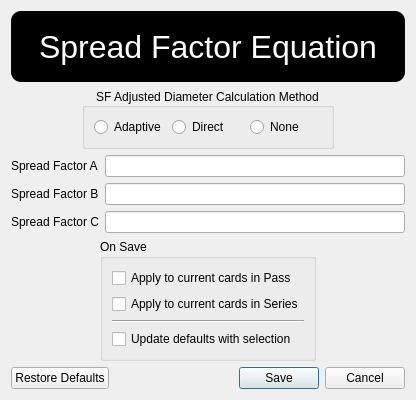
<?xml version="1.0" encoding="UTF-8"?>
<ui version="4.0">
 <class>Dialog</class>
 <widget class="QDialog" name="Dialog">
  <property name="windowModality">
   <enum>Qt::WindowModal</enum>
  </property>
  <property name="geometry">
   <rect>
    <x>0</x>
    <y>0</y>
    <width>416</width>
    <height>400</height>
   </rect>
  </property>
  <property name="windowTitle">
   <string>Edit Spread Factors</string>
  </property>
  <property name="modal">
   <bool>true</bool>
  </property>
  <layout class="QVBoxLayout" name="verticalLayout_2">
   <item>
    <widget class="QLabel" name="labelEquation">
     <property name="sizePolicy">
      <sizepolicy hsizetype="Preferred" vsizetype="Expanding">
       <horstretch>0</horstretch>
       <verstretch>0</verstretch>
      </sizepolicy>
     </property>
     <property name="font">
      <font>
       <pointsize>24</pointsize>
      </font>
     </property>
     <property name="autoFillBackground">
      <bool>false</bool>
     </property>
     <property name="styleSheet">
      <string notr="true">QLabel { border-radius: 10px; background-color : black; color : white; }</string>
     </property>
     <property name="text">
      <string>Spread Factor Equation</string>
     </property>
     <property name="scaledContents">
      <bool>true</bool>
     </property>
     <property name="alignment">
      <set>Qt::AlignCenter</set>
     </property>
    </widget>
   </item>
   <item>
    <layout class="QHBoxLayout" name="horizontalLayout_2">
     <item>
      <spacer name="horizontalSpacer_2">
       <property name="orientation">
        <enum>Qt::Horizontal</enum>
       </property>
       <property name="sizeHint" stdset="0">
        <size>
         <width>40</width>
         <height>20</height>
        </size>
       </property>
      </spacer>
     </item>
     <item>
      <widget class="QGroupBox" name="groupBox">
       <property name="font">
        <font>
         <weight>50</weight>
         <bold>false</bold>
        </font>
       </property>
       <property name="title">
        <string>SF Adjusted Diameter Calculation Method</string>
       </property>
       <property name="alignment">
        <set>Qt::AlignCenter</set>
       </property>
       <property name="checkable">
        <bool>false</bool>
       </property>
       <layout class="QHBoxLayout" name="horizontalLayout">
        <item>
         <widget class="QRadioButton" name="radioButtonAdaptive">
          <property name="toolTip">
           <string>DD = DS / ( A(DS)^2 + B(DS) + C )</string>
          </property>
          <property name="toolTipDuration">
           <number>5</number>
          </property>
          <property name="text">
           <string>Adaptive</string>
          </property>
         </widget>
        </item>
        <item>
         <widget class="QRadioButton" name="radioButtonDirect">
          <property name="toolTip">
           <string>DD = A(DS)^2 + B(DS) + C</string>
          </property>
          <property name="toolTipDuration">
           <number>5</number>
          </property>
          <property name="text">
           <string>Direct</string>
          </property>
         </widget>
        </item>
        <item>
         <widget class="QRadioButton" name="radioButtonNone">
          <property name="toolTip">
           <string>DD = DS</string>
          </property>
          <property name="text">
           <string>None</string>
          </property>
         </widget>
        </item>
       </layout>
      </widget>
     </item>
     <item>
      <spacer name="horizontalSpacer">
       <property name="orientation">
        <enum>Qt::Horizontal</enum>
       </property>
       <property name="sizeHint" stdset="0">
        <size>
         <width>40</width>
         <height>20</height>
        </size>
       </property>
      </spacer>
     </item>
    </layout>
   </item>
   <item>
    <layout class="QFormLayout" name="formLayout">
     <item row="0" column="0">
      <widget class="QLabel" name="spreadFactorALabel">
       <property name="text">
        <string>Spread Factor A</string>
       </property>
      </widget>
     </item>
     <item row="0" column="1">
      <widget class="QLineEdit" name="spreadFactorALineEdit"/>
     </item>
     <item row="1" column="0">
      <widget class="QLabel" name="spreadFactorBLabel">
       <property name="text">
        <string>Spread Factor B</string>
       </property>
      </widget>
     </item>
     <item row="1" column="1">
      <widget class="QLineEdit" name="spreadFactorBLineEdit"/>
     </item>
     <item row="2" column="0">
      <widget class="QLabel" name="spreadFactorCLabel">
       <property name="text">
        <string>Spread Factor C</string>
       </property>
      </widget>
     </item>
     <item row="2" column="1">
      <widget class="QLineEdit" name="spreadFactorCLineEdit"/>
     </item>
    </layout>
   </item>
   <item>
    <layout class="QHBoxLayout" name="horizontalLayout_3">
     <item>
      <spacer name="horizontalSpacer_4">
       <property name="orientation">
        <enum>Qt::Horizontal</enum>
       </property>
       <property name="sizeHint" stdset="0">
        <size>
         <width>40</width>
         <height>20</height>
        </size>
       </property>
      </spacer>
     </item>
     <item>
      <widget class="QGroupBox" name="groupBox_2">
       <property name="font">
        <font>
         <weight>50</weight>
         <bold>false</bold>
        </font>
       </property>
       <property name="title">
        <string>On Save</string>
       </property>
       <layout class="QVBoxLayout" name="verticalLayout">
        <item>
         <widget class="QCheckBox" name="checkBoxApplyToAllPass">
          <property name="sizePolicy">
           <sizepolicy hsizetype="Minimum" vsizetype="Fixed">
            <horstretch>0</horstretch>
            <verstretch>0</verstretch>
           </sizepolicy>
          </property>
          <property name="maximumSize">
           <size>
            <width>200</width>
            <height>16777215</height>
           </size>
          </property>
          <property name="text">
           <string>Apply to current cards in Pass</string>
          </property>
         </widget>
        </item>
        <item>
         <widget class="QCheckBox" name="checkBoxApplyToAllSeries">
          <property name="text">
           <string>Apply to current cards in Series</string>
          </property>
         </widget>
        </item>
        <item>
         <widget class="Line" name="line">
          <property name="orientation">
           <enum>Qt::Horizontal</enum>
          </property>
         </widget>
        </item>
        <item>
         <widget class="QCheckBox" name="checkBoxUpdateDefaults">
          <property name="enabled">
           <bool>true</bool>
          </property>
          <property name="text">
           <string>Update defaults with selection</string>
          </property>
         </widget>
        </item>
       </layout>
      </widget>
     </item>
     <item>
      <spacer name="horizontalSpacer_3">
       <property name="orientation">
        <enum>Qt::Horizontal</enum>
       </property>
       <property name="sizeHint" stdset="0">
        <size>
         <width>40</width>
         <height>20</height>
        </size>
       </property>
      </spacer>
     </item>
    </layout>
   </item>
   <item>
    <widget class="QDialogButtonBox" name="buttonBox">
     <property name="orientation">
      <enum>Qt::Horizontal</enum>
     </property>
     <property name="standardButtons">
      <set>QDialogButtonBox::Cancel|QDialogButtonBox::RestoreDefaults|QDialogButtonBox::Save</set>
     </property>
    </widget>
   </item>
  </layout>
 </widget>
 <resources/>
 <connections>
  <connection>
   <sender>buttonBox</sender>
   <signal>accepted()</signal>
   <receiver>Dialog</receiver>
   <slot>accept()</slot>
   <hints>
    <hint type="sourcelabel">
     <x>248</x>
     <y>254</y>
    </hint>
    <hint type="destinationlabel">
     <x>157</x>
     <y>274</y>
    </hint>
   </hints>
  </connection>
  <connection>
   <sender>buttonBox</sender>
   <signal>rejected()</signal>
   <receiver>Dialog</receiver>
   <slot>reject()</slot>
   <hints>
    <hint type="sourcelabel">
     <x>316</x>
     <y>260</y>
    </hint>
    <hint type="destinationlabel">
     <x>286</x>
     <y>274</y>
    </hint>
   </hints>
  </connection>
 </connections>
</ui>
